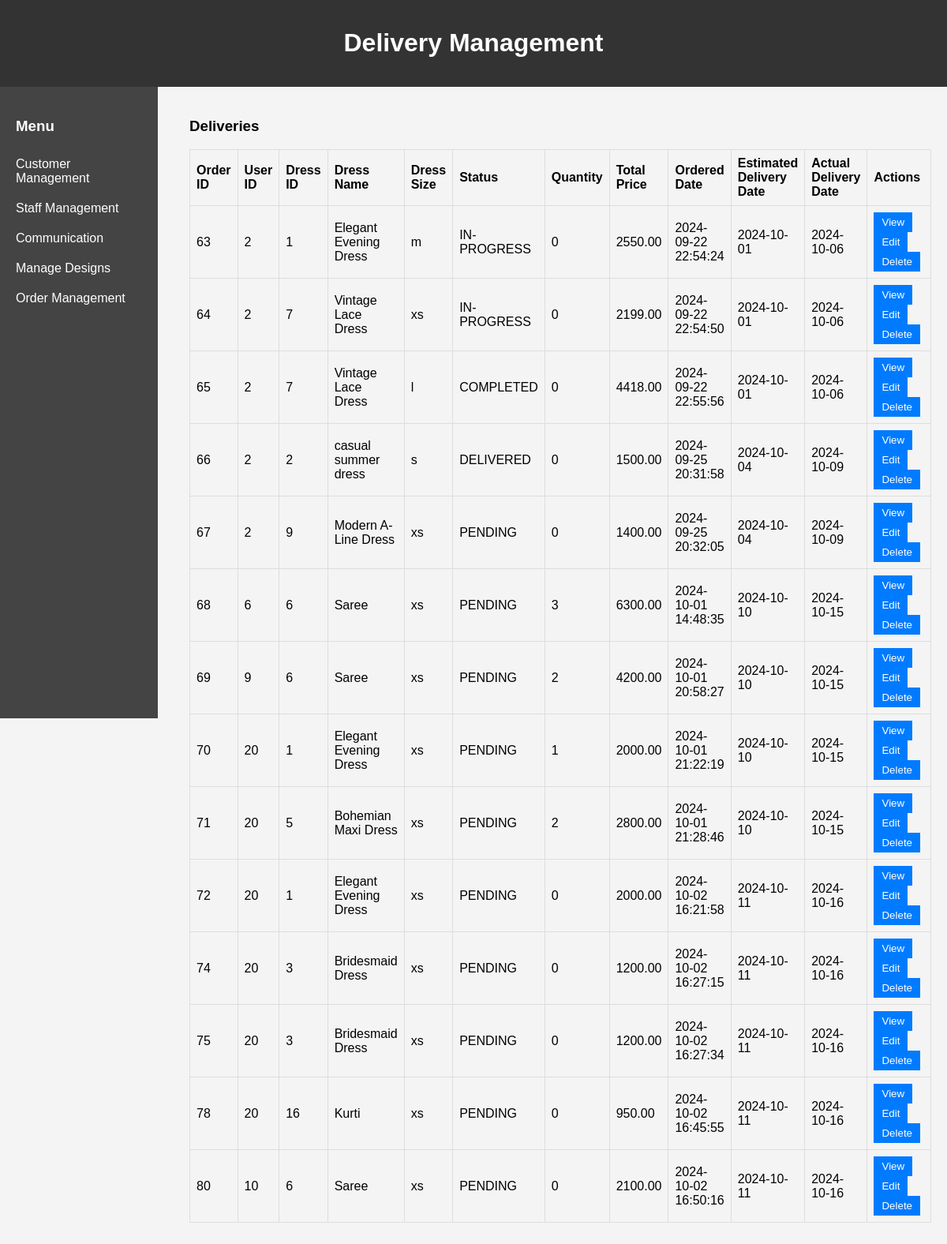
Page /admin/OrderManage.php on the committed database.
### tables this page shows
CREATE TABLE `orders` (
  `ORDER_ID` int(11) NOT NULL,
  `USER_ID` int(11) NOT NULL,
  `DRESS_ID` int(11) DEFAULT NULL,
  `FABRIC_ID` int(11) DEFAULT NULL,
  `OPTION_ID` int(11) DEFAULT NULL,
  `STATUSES` enum('PENDING','IN-PROGRESS','COMPLETED','SHIPPED','DELIVERED','CANCELLED') NOT NULL,
  `SSIZE` varchar(100) NOT NULL,
  `QUANTITY` int(2) NOT NULL,
  `TOTAL_PRICE` decimal(10,2) NOT NULL,
  `ESTIMATED_DELIVERY_DATE` date DEFAULT NULL,
  `ACTUAL_DELIVERY_DATE` date DEFAULT NULL,
  `CREATED_AT` datetime NOT NULL DEFAULT current_timestamp()
);

CREATE TABLE `dress` (
  `DRESS_ID` int(11) NOT NULL,
  `NAME` varchar(100) NOT NULL,
  `DESCRIPTION` text DEFAULT NULL,
  `FABRIC` varchar(50) NOT NULL,
  `COLOR` varchar(100) NOT NULL,
  `SIZES` varchar(100) NOT NULL,
  `BASE_PRICE` decimal(10,2) NOT NULL,
  `IMAGE_URL` varchar(255) DEFAULT NULL,
  `CREATED_AT` datetime NOT NULL DEFAULT current_timestamp()
);

### admin/OrderManage.php (the view, shortened to what this page needs)
<?php
$conn = new mysqli('localhost', 'root', '', 'fashion');
$sql = "SELECT orders.ORDER_ID, orders.USER_ID, orders.DRESS_ID, dress.NAME, orders.SSIZE,
        orders.STATUSES,orders.QUANTITY, orders.TOTAL_PRICE, orders.CREATED_AT,
        orders.ESTIMATED_DELIVERY_DATE, orders.ACTUAL_DELIVERY_DATE
        FROM orders
        JOIN dress ON orders.DRESS_ID = dress.DRESS_ID";
$result = $conn->query($sql);
?>
<!DOCTYPE html>
<html lang="en">
<head>
    <link rel="stylesheet" href="admin.css">
</head>
<body>
    <div class="header">
        <h1>Delivery Management</h1>
    </div>
    <div class="admin-dashboard">
        <aside class="sidebar">
            <h3>Menu</h3>
            <a href="customers.php">Customer Management</a>
            <a href="staff.php">Staff Management</a>
            <a href="communications.php">Communication</a>
            <a href="manageDesign.php">Manage Designs</a>
            <a href="OrderManage.php">Order Management</a>
        </aside>
        <main class="content">
            <section id="delivery-section" class="section">
                <h3>Deliveries</h3>
                <table>
                    <thead>
                        <tr>
                            <th>Order ID</th>
                            <th>User ID</th>
                            <th>Dress ID</th>
                            <th>Dress Name</th>
                            <th>Dress Size</th>
                            <th>Status</th>
                            <th>Quantity</th>
                            <th>Total Price</th>
                            <th>Ordered Date</th>
                            <th>Estimated Delivery Date</th>
                            <th>Actual Delivery Date</th>
                            <th>Actions</th>
                        </tr>
                    </thead>
                    <tbody>
                        <?php if ($result->num_rows > 0): ?>
                            <?php while ($row = $result->fetch_assoc()): ?>
                                <tr>
                                    <td><?php echo $row['ORDER_ID']; ?></td>
                                    <td><?php echo $row['USER_ID']; ?></td>
                                    <td><?php echo $row['DRESS_ID']; ?></td>
                                    <td><?php echo $row['NAME']; ?></td>
                                    <td><?php echo $row['SSIZE']; ?></td>
                                    <td><?php echo $row['STATUSES']; ?></td>
                                    <td><?php echo $row['QUANTITY']; ?></td>
                                    <td><?php echo $row['TOTAL_PRICE']; ?></td>
                                    <td><?php echo $row['CREATED_AT']; ?></td>
                                    <td><?php echo $row['ESTIMATED_DELIVERY_DATE']; ?></td>
                                    <td><?php echo $row['ACTUAL_DELIVERY_DATE']; ?></td>
                                    <td>
                                        <a href="view_order.php?id=<?php echo $row['ORDER_ID']; ?>"><button>View</button></a>
                                        <a href="edit_order.php?id=<?php echo $row['ORDER_ID']; ?>"><button>Edit</button></a>
                                        <a href="delete_order.php?id=<?php echo $row['ORDER_ID']; ?>"><button>Delete</button></a>
                                    </td>
                                </tr>
                            <?php endwhile; ?>
                        <?php else: ?>
                            <tr>
                                <td colspan="11">No Order records found.</td>
                            </tr>
                        <?php endif; ?>
                    </tbody>
                </table>
            </section>
        </main>
    </div>
</body>
</html>

### customer/admin.css (style rules this page uses)
body { font-family: Arial, sans-serif; background-color: #f4f4f4; margin: 0; padding: 0; }
.header { background-color: #333; color: #fff; padding: 15px; text-align: center; }
.sidebar { width: 200px; background-color: #444; color: #fff; height: 100vh; float: left; padding: 20px; box-sizing: border-box; }
.sidebar a { color: #fff; display: block; padding: 10px 0; text-decoration: none; }
.content { margin-left: 220px; padding: 20px; box-sizing: border-box; }
.section { margin-bottom: 20px; }
table { width: 100%; border-collapse: collapse; }
th, td { border: 1px solid #ddd; padding: 8px; text-align: left; }
th { background-color: #f4f4f4; }
button { padding: 5px 10px; margin-right: 5px; border: none; background-color: #007bff; color: #fff; cursor: pointer; }

### rows in the picture
orders: ORDER_ID "63", USER_ID "2", DRESS_ID "1", DRESS_ID.NAME "Elegant Evening Dress", SSIZE "m", STATUSES "IN-PROGRESS", QUANTITY "0", TOTAL_PRICE "2550.00", CREATED_AT "2024-09-22 22:54:24", ESTIMATED_DELIVERY_DATE "2024-10-01", ACTUAL_DELIVERY_DATE "2024-10-06"
orders: ORDER_ID "64", USER_ID "2", DRESS_ID "7", DRESS_ID.NAME "Vintage Lace Dress", SSIZE "xs", STATUSES "IN-PROGRESS", QUANTITY "0", TOTAL_PRICE "2199.00", CREATED_AT "2024-09-22 22:54:50", ESTIMATED_DELIVERY_DATE "2024-10-01", ACTUAL_DELIVERY_DATE "2024-10-06"
orders: ORDER_ID "65", USER_ID "2", DRESS_ID "7", DRESS_ID.NAME "Vintage Lace Dress", SSIZE "l", STATUSES "COMPLETED", QUANTITY "0", TOTAL_PRICE "4418.00", CREATED_AT "2024-09-22 22:55:56", ESTIMATED_DELIVERY_DATE "2024-10-01", ACTUAL_DELIVERY_DATE "2024-10-06"
orders: ORDER_ID "66", USER_ID "2", DRESS_ID "2", DRESS_ID.NAME "casual summer dress", SSIZE "s", STATUSES "DELIVERED", QUANTITY "0", TOTAL_PRICE "1500.00", CREATED_AT "2024-09-25 20:31:58", ESTIMATED_DELIVERY_DATE "2024-10-04", ACTUAL_DELIVERY_DATE "2024-10-09"
orders: ORDER_ID "67", USER_ID "2", DRESS_ID "9", DRESS_ID.NAME "Modern A-Line Dress", SSIZE "xs", STATUSES "PENDING", QUANTITY "0", TOTAL_PRICE "1400.00", CREATED_AT "2024-09-25 20:32:05", ESTIMATED_DELIVERY_DATE "2024-10-04", ACTUAL_DELIVERY_DATE "2024-10-09"
orders: ORDER_ID "68", USER_ID "6", DRESS_ID "6", DRESS_ID.NAME "Saree", SSIZE "xs", STATUSES "PENDING", QUANTITY "3", TOTAL_PRICE "6300.00", CREATED_AT "2024-10-01 14:48:35", ESTIMATED_DELIVERY_DATE "2024-10-10", ACTUAL_DELIVERY_DATE "2024-10-15"
orders: ORDER_ID "69", USER_ID "9", DRESS_ID "6", DRESS_ID.NAME "Saree", SSIZE "xs", STATUSES "PENDING", QUANTITY "2", TOTAL_PRICE "4200.00", CREATED_AT "2024-10-01 20:58:27", ESTIMATED_DELIVERY_DATE "2024-10-10", ACTUAL_DELIVERY_DATE "2024-10-15"
orders: ORDER_ID "70", USER_ID "20", DRESS_ID "1", DRESS_ID.NAME "Elegant Evening Dress", SSIZE "xs", STATUSES "PENDING", QUANTITY "1", TOTAL_PRICE "2000.00", CREATED_AT "2024-10-01 21:22:19", ESTIMATED_DELIVERY_DATE "2024-10-10", ACTUAL_DELIVERY_DATE "2024-10-15"
orders: ORDER_ID "71", USER_ID "20", DRESS_ID "5", DRESS_ID.NAME "Bohemian Maxi Dress", SSIZE "xs", STATUSES "PENDING", QUANTITY "2", TOTAL_PRICE "2800.00", CREATED_AT "2024-10-01 21:28:46", ESTIMATED_DELIVERY_DATE "2024-10-10", ACTUAL_DELIVERY_DATE "2024-10-15"
orders: ORDER_ID "72", USER_ID "20", DRESS_ID "1", DRESS_ID.NAME "Elegant Evening Dress", SSIZE "xs", STATUSES "PENDING", QUANTITY "0", TOTAL_PRICE "2000.00", CREATED_AT "2024-10-02 16:21:58", ESTIMATED_DELIVERY_DATE "2024-10-11", ACTUAL_DELIVERY_DATE "2024-10-16"
orders: ORDER_ID "74", USER_ID "20", DRESS_ID "3", DRESS_ID.NAME "Bridesmaid Dress", SSIZE "xs", STATUSES "PENDING", QUANTITY "0", TOTAL_PRICE "1200.00", CREATED_AT "2024-10-02 16:27:15", ESTIMATED_DELIVERY_DATE "2024-10-11", ACTUAL_DELIVERY_DATE "2024-10-16"
orders: ORDER_ID "75", USER_ID "20", DRESS_ID "3", DRESS_ID.NAME "Bridesmaid Dress", SSIZE "xs", STATUSES "PENDING", QUANTITY "0", TOTAL_PRICE "1200.00", CREATED_AT "2024-10-02 16:27:34", ESTIMATED_DELIVERY_DATE "2024-10-11", ACTUAL_DELIVERY_DATE "2024-10-16"
orders: ORDER_ID "78", USER_ID "20", DRESS_ID "16", DRESS_ID.NAME "Kurti", SSIZE "xs", STATUSES "PENDING", QUANTITY "0", TOTAL_PRICE "950.00", CREATED_AT "2024-10-02 16:45:55", ESTIMATED_DELIVERY_DATE "2024-10-11", ACTUAL_DELIVERY_DATE "2024-10-16"
orders: ORDER_ID "80", USER_ID "10", DRESS_ID "6", DRESS_ID.NAME "Saree", SSIZE "xs", STATUSES "PENDING", QUANTITY "0", TOTAL_PRICE "2100.00", CREATED_AT "2024-10-02 16:50:16", ESTIMATED_DELIVERY_DATE "2024-10-11", ACTUAL_DELIVERY_DATE "2024-10-16"
